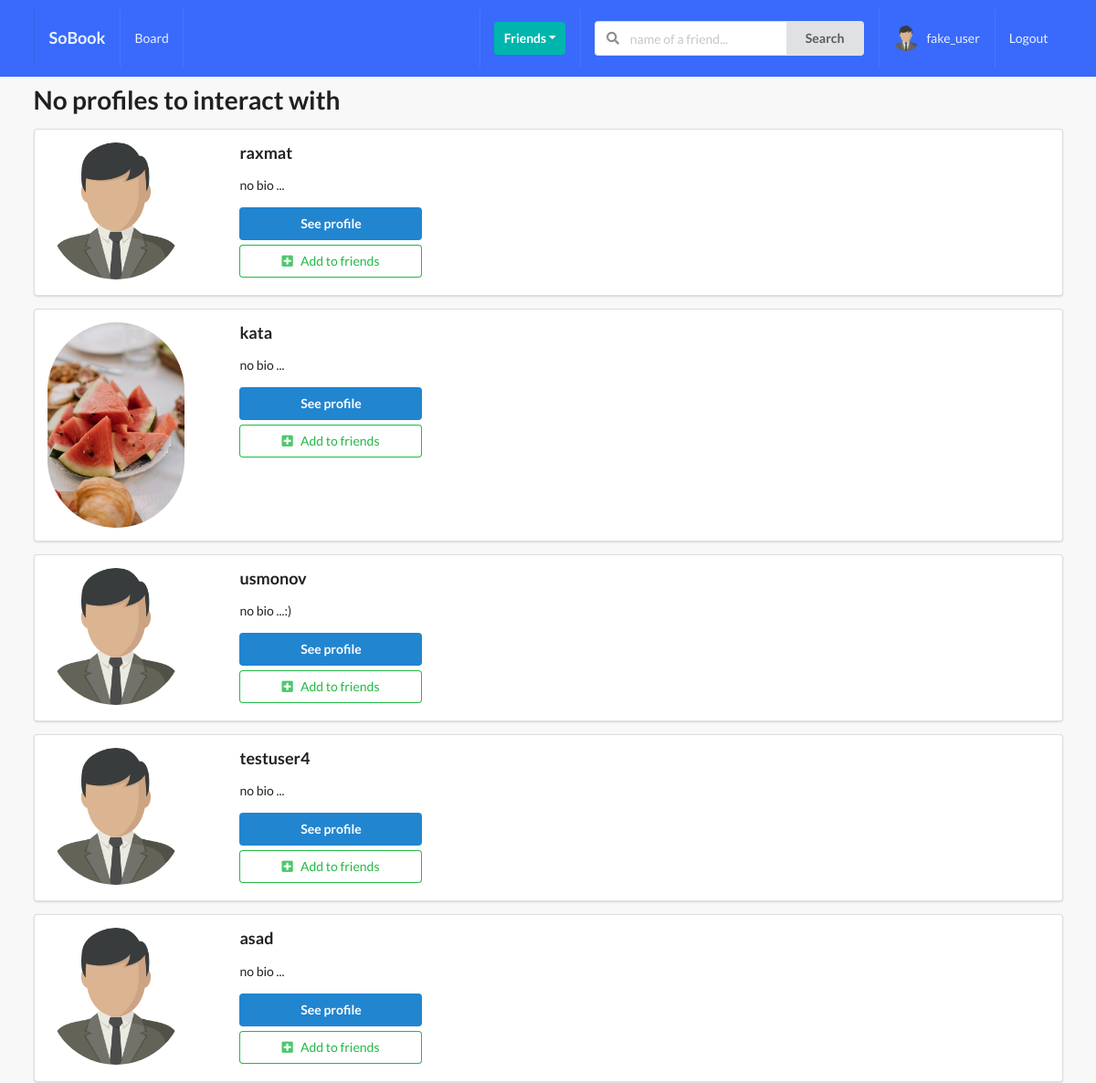
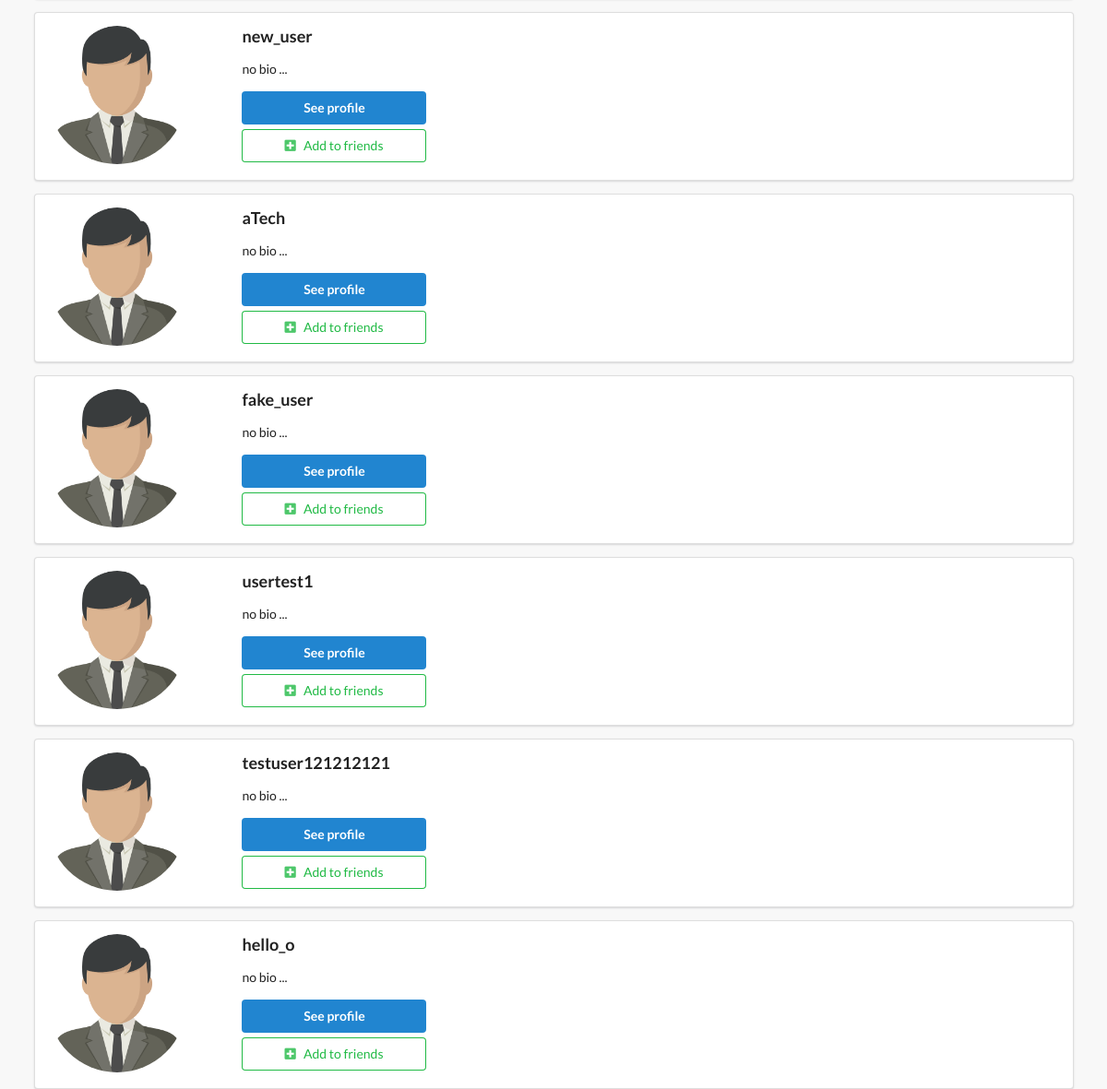
Page /profiles/ (signed in) on the committed database (2 pictures, top to bottom).
### profiles/models.py (models this page shows, shortened)
class Profile(models.Model):
	first_name = models.CharField(max_length=200, blank=True)
	last_name = models.CharField(max_length=200, blank=True)
	user = models.OneToOneField(User, on_delete=models.CASCADE)
	bio = models.TextField(default='no bio ...', max_length=300)
	email = models.EmailField(max_length=200, blank=True)
	country = models.CharField(max_length=200, blank=True)
	avatar = models.ImageField(default='avatar.png', upload_to='avatars/')
	friends  = models.ManyToManyField(User , blank=True, related_name = 'friends')
	slug = models.SlugField(unique = True, blank=True)
	updated = models.DateTimeField(auto_now=True)#
	created = models.DateTimeField(auto_now=True)#
	objects = ProfileManager()
	def get_absolute_url(self):
		return reverse("profiles:profile-detail-view", kwargs={"slug": self.slug})
	__initial_first_name = None
	__initial_last_name  = None
	def __init__(self, *args, **kwargs):
		super().__init__(*args, **kwargs)
		self.__initial_first_name = self.first_name
		self.__initial_last_name = self.last_name

### profiles/views.py (the view)
# urls.py: path('',views.ProfileListView.as_view(), name='all-profiles-view'),
class ProfileListView(LoginRequiredMixin,ListView):
	model = Profile
	template_name ='profiles/profile_list.html'
	def get_queryset(self):
		qs = Profile.objects.get_all_profiles(self.request.user)
		return qs
	def get_context_data(self, **kwargs):
		context = super().get_context_data(**kwargs)
		user = User.objects.get(username__iexact=self.request.user)
		profile = Profile.objects.get(user=user)
		rel_r = Relationship.objectss.filter(sender=profile)
		rel_s = Relationship.objectss.filter(receiver=profile)
		rel_receiver = []
		rel_sender = []
		for item in rel_r:
			rel_receiver.append(item.receiver.user)
		for item in rel_s:
			rel_sender.append(item.sender.user)
		context['rel_receiver'] = rel_receiver
		context['rel_sender'] = rel_sender
		context['is_empty'] = True
		return context

### profiles/context_processors.py (called while the page is built)
def profile_pic(request):
	if request.user.is_authenticated:
		profile_obj = Profile.objects.get(user=request.user)
		pic = profile_obj.avatar
		return {'picture': pic}
	return {}

def invatation_recevied_no(request):
	if request.user.is_authenticated:
		profile_obj = Profile.objects.get(user=request.user)
		qs_count = Relationship.objectss.invatations_received(profile_obj).count()
		return {"invite_num": qs_count}
	return {}

### profiles/models.py (called while the page is built)
	def get_all_profiles(self, me):
		profiles = Profile.objects.all().exclude
		return profiles

	def invatations_received(self, receiver):
		qs = Relationship.objectss.filter(receiver=receiver ,status='send')
		return qs

### profiles/templates/profiles/profile_list.html (shortened to what this page needs)
{% extends 'base.html' %}
{% block content %}
    {% if is_empty %}
        <h1>No profiles to interact with</h1>
    {% endif %}
    {% for obj in object_list %}
        <div class="ui segment">
            <div class="ui grid">
                <div class="row">
                    <div class="three wide column">
                        <img class="ui small circular image" src={{obj.avatar.url}}>
                    </div>
                    <div class="thirteen wide column">
                        <h3>{{obj.user}}</h3>
                        <p>{{obj.bio}}</p>
                        <a href={{obj.get_absolute_url}}><button class="ui primary button mb-5 w-big">See profile</button></a>
                        <br>
                        {% if obj.user not in rel_receiver and obj.user not in rel_sender %}
                            <form action="{% url 'profiles:send_inva' %}" method="POST">
                                <button type="submit" class="ui positive basic button mb-5 w-big"><i class="plus square icon"></i>Add to friends</button>
                            </form>
                         {% endif %}
                    </div>
                </div>
            </div>
        </div>
    {% endfor %}
{% endblock content %}

### templates/main/navbar.html (shortened to what this page needs)
{% url 'home-view' as path_to_home %}
{% url 'profiles:main-post-view' as path_to_posts %}
{% url 'profiles:my-profile-view' as path_to_my_profile %}
<div class="ui inverted menu nav mb-7">
  <div class="ui container">
    <a href="{{ path_to_home }}" class="{% if request.path == path_to_home %}active{%endif%}  item ">
        <h3>SoBook</h3>
    </a>
    {% if request.user.is_authenticated %}
    <a href="{% url 'posts:main-post-view' %}" class="{% if request.path == path_to_posts %}active{% endif %} item">
        Board
    </a>
    {% endif %}
    <div class="right menu">
        {% if request.user.is_authenticated %}
        <div class="item">
            <div class="ui floating dropdown icon button teal"> Friends
                <i class="dropdown icon"></i>
             </div>
        </div>
             <div class="item">
              <form action="" method="GET">
                <div class="ui action left icon input">
                <input class="prompt" type="text" name='q' placeholder="name of a friend...">
                <button type='submit' class="ui button">Search</button>
                </div>
            </form>
            </div>
            <a href="{{ path_to_my_profile }}" class="{% if request.path == path_to_my_profile %} active {% endif %}  item">
                <img src="{{picture.url}}" class="ui avatar image">&nbsp;
                 {{ request.user }}
            </a>
            <a href="{% url 'account_logout' %}"  class="ui item">
                Logout
            </a>
        {% endif %}
    </div>
  </div>
</div>

### static/style.css (style rules this page uses)
body { background: #F8F8F8 !important; }
.nav { border-radius: 0px !important; padding: 10px 0 10px 0 !important; background-color: #396afc !important; }
.mb-7 { margin-bottom: 7px !important; }
.mb-5 { margin-bottom: 5px !important; }
.w-big { width: 200px !important; }

### rows in the picture
Profile: avatar (placeholder picture), user "raxmat", bio "no bio ..."
Profile: avatar (picture), user "kata", bio "no bio ..."
Profile: avatar (placeholder picture), user "usmonov", bio "no bio ...:)"
Profile: avatar (placeholder picture), user "testuser4", bio "no bio ..."
Profile: avatar (placeholder picture), user "asad", bio "no bio ..."
Profile: avatar (placeholder picture), user "new_user", bio "no bio ..."
Profile: avatar (placeholder picture), user "aTech", bio "no bio ..."
Profile: avatar (placeholder picture), user "fake_user", bio "no bio ..."
Profile: avatar (placeholder picture), user "usertest1", bio "no bio ..."
Profile: avatar (placeholder picture), user "testuser121212121", bio "no bio ..."
Profile: avatar (placeholder picture), user "hello_o", bio "no bio ..."

### other values in the picture
{{ request.user }} "fake_user"
